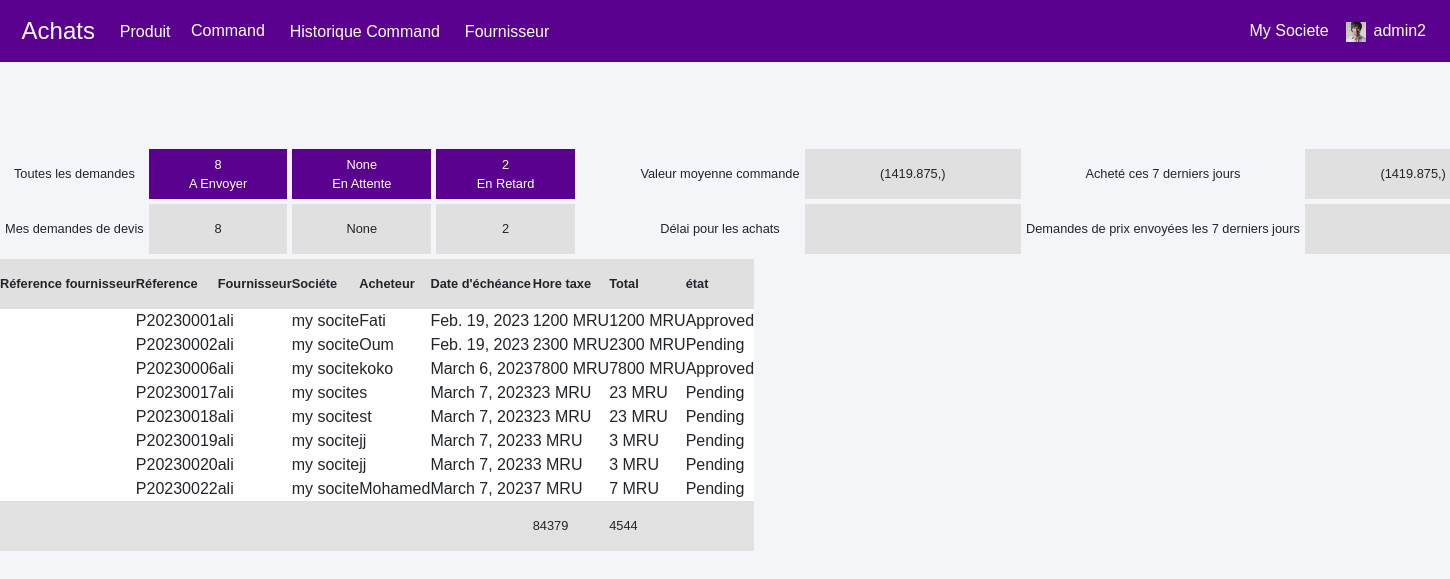
Page /admin-dashboard (signed in) on the earlier database version.
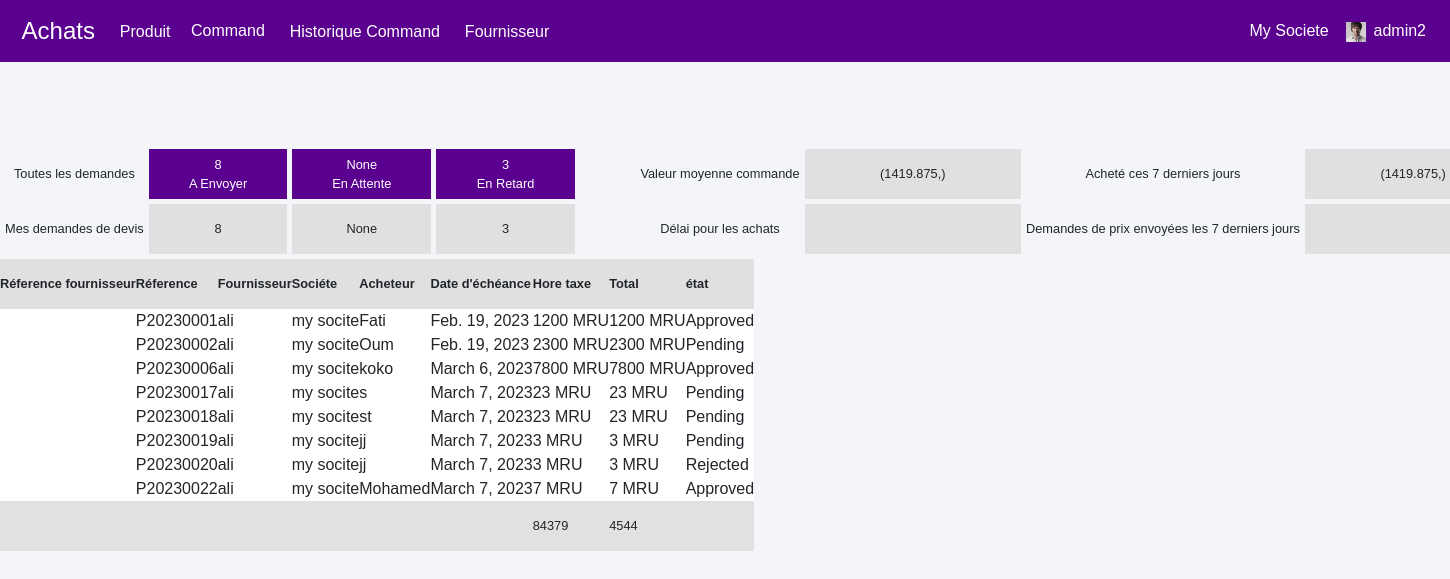
Same page on the later database version.
### AppAchat/models.py (models this page shows, shortened)
class adminRequest(models.Model):
    id = models.CharField(max_length=10, primary_key=True)
    request_by_Achateur = models.ForeignKey(pmodels.Achateur, null=True, on_delete=models.CASCADE)
    Achateur_name = models.CharField(max_length=30,default="Achateur")
    Produit_name = models.ForeignKey(pmodels.Produit, null=True, on_delete=models.CASCADE)
    Fourniseur_name = models.ForeignKey(pmodels.Fournisseur, null=True, on_delete=models.CASCADE)
    societe = models.CharField(max_length=500,default="my socite")
    Prix = models.PositiveIntegerField()
    Quantite = models.PositiveIntegerField(default=0)
    status = models.CharField(max_length=20, default="Pending")
    date = models.DateField(auto_now=True)

### Achateur/models.py (models this page shows)
class Fournisseur(models.Model):
    nom = models.CharField(max_length=100)
    adresse = models.CharField(max_length=200)
    email = models.EmailField()
    telephone = models.CharField(max_length=20)
    def __str__(self):
        return self.nom

### AppAchat/views.py (the view)
# urls.py: path('admin-dashboard', views.admin_dashboard_view, name='admin-dashboard'),
@login_required(login_url='adminlogin')
def admin_dashboard_view(request):
    totalunit = models.Stock.objects.aggregate(Sum('Quantite'))
    valeurs=models.adminRequest.objects.aggregate(Sum('Prix'))
    valeurmoyen=valeurs['Prix__sum']
    if valeurmoyen !=None:
      v=valeurmoyen/models.adminRequest.objects.all().count(),
    else:
      v=0
    dict = {
        'totaladminunit': totalunit['Quantite__sum'],
        'totalrequest': models.adminRequest.objects.all().count(),
        'totalapprovedrequest': models.adminRequest.objects.all().filter(status='Approved').count(),
        'valeurmoyen':v,
        'requests' :models.adminRequest.objects.all()
    }
    return render(request, 'admin/admin_dashboard.html', context=dict)

### templates/admin/admin_dashboard.html
{% extends 'admin/adminbase2.html' %}
{% block content %}
<br><br>
<br><br>
<table width="120%">
<tr>
    <td>
        <table style="font-size: 80%; text-align: center;border-spacing: 5px; border-collapse: separate;" >
            <tr>
                <td height="50">Toutes les demandes</td>
                <td style="background-color: #5b018f; width: 25%; color: white;" > {{totalrequest}}<br> A Envoyer</td>
                <td style="background-color: #5b018f; width: 25%;color: white;" >   {{totaladminunit}} <br>En Attente</td>
                <td style="background-color: #5b018f; width: 25%;color: white;" >  {{totalapprovedrequest}} <br>En Retard</td></tr>
            <tr><td height="50">Mes demandes de devis</td>
                <td style="background-color: #dededee5; width: 25%; " >{{totalrequest}}</td>
                <td style="background-color: #dededee5; width: 25%;" >  {{totaladminunit}}</td>
                <td style="background-color: #dededee5; width: 25%;" >{{totalapprovedrequest}}</td></tr>
        </table>
    </td>
    <td>
        <table style="font-size: 80%; text-align: center;border-spacing: 5px; border-collapse: separate;" >
            <tr>
                <td height="50">Valeur moyenne commande</td>
                <td style="background-color: #dededee5; width: 25%; " > {{valeurmoyen}}<br> </td>
                <td  >  Acheté ces 7 derniers jours</td>
                <td style="background-color: #dededee5; width: 25%;" >  {{valeurmoyen}} <br></td></tr>
            <tr><td height="50">Délai pour les achats</td>
                <td style="background-color: #dededee5; width: 25%; " >{{delai}}</td>
                <td  >  Demandes de prix envoyées les 7 derniers jours</td>
                <td style="background-color: #dededee5; width: 25%;" >{{dprix}}</td></tr>
        </table>
    </td>
</tr>
</table>
{% endblock content %}

### templates/admin/adminbase2.html (shortened to what this page needs)
{%load static%}
<!DOCTYPE html>
<html lang="en">
<head>
    <link rel="stylesheet" href="https://maxcdn.bootstrapcdn.com/bootstrap/4.0.0/css/bootstrap.min.css">
    <link rel="stylesheet" href="https://cdnjs.cloudflare.com/ajax/libs/font-awesome/5.14.0/css/all.css">
    <link
    rel="stylesheet"
    type="text/css"
    href="http://ajax.aspnetcdn.com/ajax/jquery.dataTables/1.9.4/css/jquery.dataTables.css"
    />
</head>
<body>
    <nav class="navbar navbar-expand-lg navbar-light fixed-top bg-danger">
        <a style="color:white;" class="navbar-brand" href="/">&nbsp;<font face = "Comic sans MS" size ="5">Achats</font></a>
        <a style="color:white;font-size: 100%;" class="navbar-brand" href="/admin-Produit">&nbsp;&nbsp;<font face = "Comic sans MS" size ="4"></font>Produit</a>
        <a style="color:white;font-size: 100%;"  class="navbar-brand" href="/admin-request">&nbsp;<font face = "Comic sans MS" size ="2"></font>Command</a>
        <a style="color:white;font-size: 100%;" class="navbar-brand" href="/admin-request-history">&nbsp;&nbsp;<font face = "Comic sans MS" size ="4"></font>Historique Command</a>
        <a style="color:white;font-size: 100%;" class="navbar-brand" href="/admin-Fournisseur">&nbsp;&nbsp;<font face = "Comic sans MS" size ="4"></font>Fournisseur</a>
        <div class="navbar-collapse collapse w-30 order-6 dual-collapse4">
            <ul class="navbar-nav ml-auto">
              <li class="nav-item">
                <a class="nav-link" style="color: white;" href="/">My Societe &nbsp; </a>
            </li>
                <li class="nav-item">
                  <div class="user-area dropdown float-right">
                    <a href="#" class="" data-toggle="dropdown" aria-haspopup="true" aria-expanded="false">
                     <table>
                      <tr>
                        <td>
                          <img  width="20" src="{% static 'image/admin.jpg' %}" alt="User Avatar">
                        </td>
                        <td>
                          <a class="nav-link" style="color: white;"  href="#">{{user.username}}</a>
                        </td>
                      </tr>
                     </table>
                    </a>
                     </div>           </li>
            </ul>
        </div>
      </nav>
<br><br>
    <div class="main_content">
{% block content %}
{% endblock content %}
</div>
<table id="table_id">
  <thead>
  <tr style="background-color: #dededee5;font-size: 80%; "height="50" >
  <th>Réference fournisseur</th>
  <th>Réference</th>
  <th>Fournisseur</th>
  <th>Sociéte</th>
  <th>Acheteur</th>
  <th>Date d'échéance</th>
 <th>Hore taxe</th>
 <th>Total </th>
 <th>état</th>
  </tr>
  </thead >
  <tbody style="background-color: white;">
    {% for t in requests %}
  <tr hover="color:blue">
  <td></td>
  <td>{{t.id}}</td>
  <td>{{t.Fourniseur_name}}</td>
  <td>{{t.societe}}</td>
  <td>{{t.Achateur_name}}</td>
  <td>{{t.date}}</td>
  <td>{{t.Prix}} MRU</td>
  <td>{{t.Prix}} MRU</td>
  <td>{{t.status}}</td>
  </tr>
  {% endfor %}
  <tr style="background-color: #dededee5;font-size: 80%; "height="50"><td></td><td></td><td></td><td></td><td></td><td></td><td>84379</td><td>4544</td></td><td></td></tr>
  </tbody>
  </table>
</body>
</html>

Differences in the rows shown:
changed adminRequest "P20230020": status "Pending" → "Rejected"
changed adminRequest "Mohamed": status "Pending" → "Approved"
Other differences:
{{ totalapprovedrequest }}: "2" → "3"
